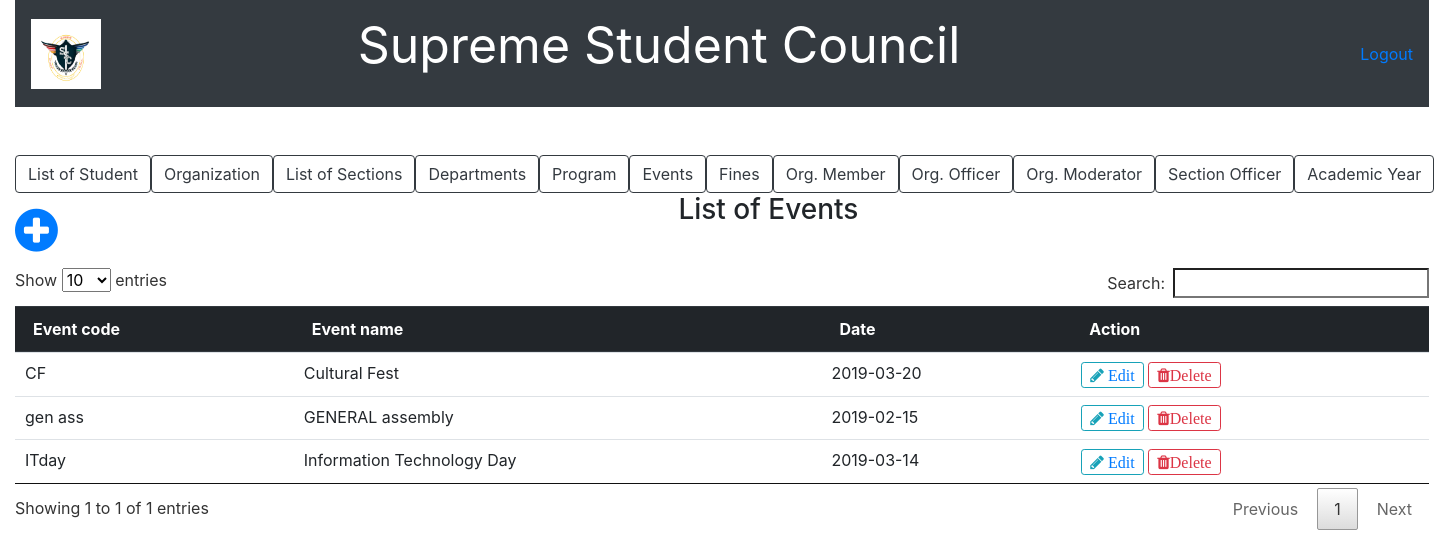
Before: /list_of_event.php with the older database file.
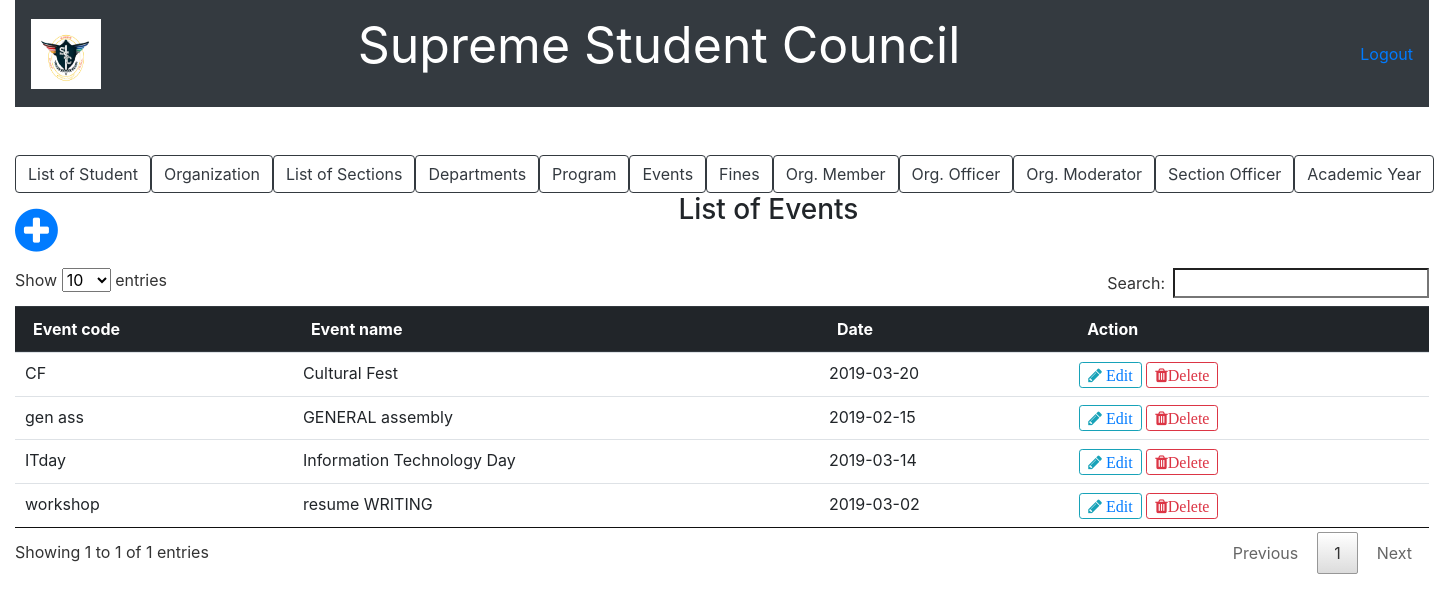
After: the same page with the newer database file.
### tables this page shows
CREATE TABLE `event` (
  `event_code` varchar(20) NOT NULL,
  `event_name` varchar(100) DEFAULT NULL,
  `date` date DEFAULT NULL
);

### list_of_event.php (the view, shortened to what this page needs)
<?php include('server.php'); ?>
<!DOCTYPE html>
<html>
<head>
		<link rel="stylesheet" href="bootstrap/css/bootstrap.min.css">
		<link rel = "stylesheet" href = "font-awesome-4.7.0/font-awesome-4.7.0/css/font-awesome.min.css">
		<link href = "css/style.css" rel = "stylesheet" type = "text/css" >
		<link href = "css/jquery.dataTables.min.css" rel = "stylesheet" type = "text/css" >
</head>
<body>
	<div class="container-fluid">
		<nav class="navbar navbar-expand-lg navbar-dark bg-dark">
		   <a href = "index.php"><img src = "picture/ssc.PNG" style=" height:70px; width:70px;"></a>
		  <div class="collapse navbar-collapse" id="navbarTogglerDemo03">
		    	</center><p style="color:white; font-size: 50px; margin-right: 400px;">Supreme Student Council<strong></strong></p>
		    	<a href="logout.php">Logout</a>
		  </div>
		</nav>
	</div>
	<br /><br />
	<div class="container-fluid">
				<div class="btn-group btn-group-lg" role="group"">
					<a href = "list_of_student.php"><button type="button" class="btn btn-outline-dark">List of Student</button></a>
					<a href ="list_of_organization.php"><button type="button" class="btn btn-outline-dark">Organization</button></a>
					<a href ="list_of_section.php"><button type="button" class="btn btn-outline-dark">List of Sections</button></a>
					<a href ="list_of_department.php"><button type="button" class="btn btn-outline-dark">Departments</button>
					<a href ="list_of_program.php"><button type="button" class="btn btn-outline-dark">Program</button></a>
					<a href ="list_of_event.php"><button type="button" class="btn btn-outline-dark">Events</button></a>
					<a href ="fines.php"><button type="button" class="btn btn-outline-dark">Fines</button></a>
					<a href ="list_of_organization_member.php"><button type="button" class="btn btn-outline-dark">Org. Member</button></a>
					<a href ="list_of_organization_officer.php"><button type="button" class="btn btn-outline-dark">Org. Officer</button></a>
					<a href ="list_of_organization_moderator.php"><button type="button" class="btn btn-outline-dark">Org. Moderator</button></a>
					<a href ="list_of_section_officer.php"><button type="button" class="btn btn-outline-dark">Section Officer</button></a>
					<a href ="list_of_acad_year.php"><button type="button" class="btn btn-outline-dark">Academic Year</button></a>
				</div>
				<a href = "add_new_event.php"><span style="float: left; font-size: 50px; margin-right: 50px;"><i class="fa fa-plus-circle" font-size = "50px"></i></span></a>
				<center><h3>List of Events</h3></center><br />
				<?php $results = mysqli_query($db, "SELECT * FROM event"); ?>
				<table class="table table-primary" id = "myTable">
				  <thead class="thead-dark">
				    <tr>
				      <th scope="col">Event code</th>
				      <th scope="col">Event name</th>
				      <th scope="col">Date</th>
				      <th scope="col">Action</th>
				    </tr>
				  </thead>
				  <?php while ($row = mysqli_fetch_array($results)){ ?>
				  <tbody>
				    <tr>
				      <td><?php echo $row['event_code']?></td>
				      <td><?php echo $row['event_name']?></td>
				      <td><?php echo $row['date']?></td>
				      <td>
				      	<button type="button" class="btn btn-outline-info btn-sm fa fa-pencil"><a href="update_event.php?EDIT2=<?php echo $row['event_code']; ?>"> Edit </a></button>
						<button type="button" class="btn btn-outline-danger btn-sm fa fa-trash" data-toggle="modal" data-target="#exampleModal">Delete</button>
				      </td>
				    </tr>
				  </tbody>
				  <?php
  				  } ?>
				</table>
	</div>
</body>
</html>

Changed rows visible on the page:
added event: event_code "workshop", event_name "resume WRITING", date "2019-03-02"
